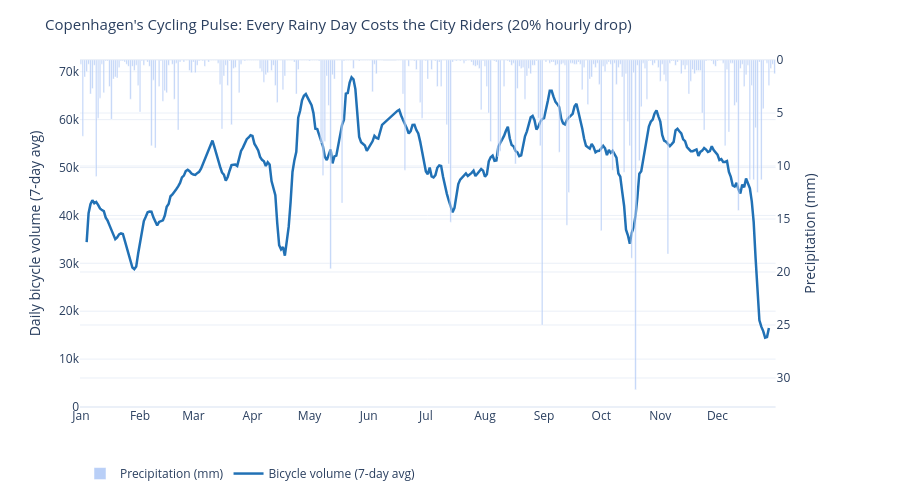

Notebook source saved alongside this figure:
### Markdown cell above
### 3.3 Plotly — Dual-Axis "City Pulse" Chart

A reader-driven interactive chart that shows the *pulse* of Copenhagen cycling.  
**Left Y-axis** = daily bicycle volume.  **Right Y-axis** = daily precipitation.  
Rainy days are shaded in the background so the impact is immediately visible.

### Code cell
# Plotly dual-axis figure
fig = make_subplots(specs=[[{"secondary_y": True}]])

# Background shading for rainy days
rainy_dates = df_city_daily.loc[df_city_daily["precip_daily"] > 0, "date"]
for d in rainy_dates:
    fig.add_vrect(
        x0=d, x1=d + pd.Timedelta(days=1),
        fillcolor="rgba(100, 149, 237, 0.12)",
        line_width=0,
        layer="below",
    )

# Precipitation bars (right axis)
fig.add_trace(
    go.Bar(
        x=df_city_daily["date"],
        y=df_city_daily["precip_daily"],
        name="Precipitation (mm)",
        marker_color="rgba(100, 149, 237, 0.45)",
        hovertemplate="%{x|%b %d}: %{y:.1f} mm<extra></extra>",
    ),
    secondary_y=True,
)

# Bicycle volume line (left axis)
fig.add_trace(
    go.Scatter(
        x=df_city_daily["date"],
        y=df_city_daily["rolling_7d"],
        name="Bicycle volume (7-day avg)",
        mode="lines",
        line=dict(color="#2171b5", width=2.5),
        hovertemplate="%{x|%b %d}: %{y:,.0f} bikes<extra></extra>",
    ),
    secondary_y=False,
)

# Layout
fig.update_layout(
    title=dict(
        text=(f"Copenhagen's Cycling Pulse: Every Rainy Day Costs the City Riders "
              f"({rain_impact_pct:.0f}% hourly drop)"),
        font_size=15,
    ),
    template="plotly_white",
    hovermode="x unified",
    legend=dict(orientation="h", y=-0.15),
    height=500,
    margin=dict(t=60, b=80),
)

fig.update_yaxes(title_text="Daily bicycle volume (7-day avg)", secondary_y=False,
                 rangemode="tozero")
fig.update_yaxes(title_text="Precipitation (mm)", secondary_y=True,
                 rangemode="tozero", autorange="reversed")
fig.update_xaxes(title_text="", dtick="M1", tickformat="%b")

fig.write_html("./docs/visualizations/bike_weather_pulse.html")
print("Saved -> docs/visualizations/bike_weather_pulse.html")
fig.show()

### Figure 1 — Plotly figure (JSON) as saved in the notebook; plotly's stock layout.template omitted (floating-point values rounded to 4 significant figures; data arrays with more than 128 entries replaced by an {"elided": "..."} marker saying what was removed)
{"data": [{"hovertemplate": "%{x|%b %d}: %{y:.1f} mm<extra></extra>", "marker": {"color": "rgba(100, 149, 237, 0.45)"}, "name": "Precipitation (mm)", "type": "bar", "x": {"elided": "358 str values"}, "xaxis": "x", "y": {"elided": "358 float values"}, "yaxis": "y2"}, {"hovertemplate": "%{x|%b %d}: %{y:,.0f} bikes<extra></extra>", "line": {"color": "#2171b5", "width": 2.5}, "mode": "lines", "name": "Bicycle volume (7-day avg)", "type": "scatter", "x": {"elided": "358 str values"}, "xaxis": "x", "y": {"elided": "358 float values"}, "yaxis": "y"}], "layout": {"height": 500, "hovermode": "x unified", "legend": {"orientation": "h", "y": -0.15}, "margin": {"b": 80, "t": 60}, "title": {"font": {"size": 15}, "text": "Copenhagen's Cycling Pulse: Every Rainy Day Costs the City Riders (20% hourly drop)"}, "xaxis": {"anchor": "y", "domain": [0, 0.94], "dtick": "M1", "tickformat": "%b", "title": {"text": ""}}, "yaxis": {"anchor": "x", "domain": [0, 1], "rangemode": "tozero", "title": {"text": "Daily bicycle volume (7-day avg)"}}, "yaxis2": {"anchor": "x", "autorange": "reversed", "overlaying": "y", "rangemode": "tozero", "side": "right", "title": {"text": "Precipitation (mm)"}}}}
